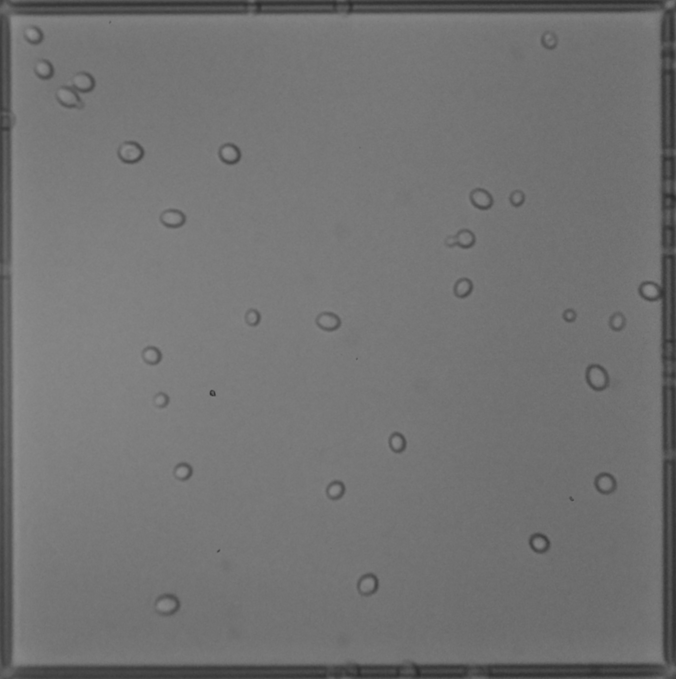
#> input picture Pi rescue  /blobedited.png, 1352 x 1358 px, found by its file name (shown at 1/2 size)
$ python blobtest.py
#> lines starting #> are read from the running program, lines starting #| are printed output that depends on the picture; after the words box and inside, x2 and y2 are one past the last pixel; in counts of white or black regions, pixels touching at a corner belong together
#!/usr/bin/python3
# -*- coding: utf-8 -*-
import cv2 as cv
import numpy as np
from matplotlib import pyplot as plt

#Read image
img = cv.imread("/home/pi/Desktop/blobedited.png", 0)
#> img is the input picture: shape (1358, 1352); min 40, max 146, mean 114.6
#Blur image to remove noise
img = cv.medianBlur(img,5)

#Create a binary image
ret,thresh1 = cv.threshold(img,105,255,cv.THRESH_BINARY)
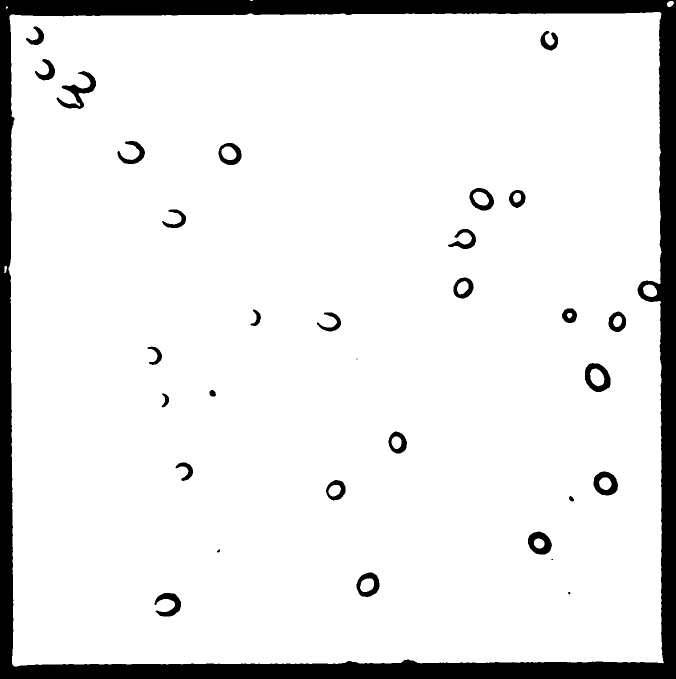
#> thresh1: shape (1358, 1352) (shown at 1/2 size); 90.5% white; 32 black regions (3 under 20 px), largest, box (x1, y1, x2, y2) and area: (0, 0, 1352, 1358) 152507, (113, 142, 192, 218) 1796, (1170, 726, 1221, 784) 1542


# Set up the detector parameters
params = cv.SimpleBlobDetector_Params()
#Filter parameters
params.filterByArea = False
params.filterByCircularity = True
params.filterByCircularity = False
params.filterByConvexity = False
params.filterByInertia = False
#MinMax parameters
params.minCircularity = 0.0
params.minConvexity = 0.0
params.maxInertiaRatio = 0.001
params.minThreshold = 10
params.maxThreshold = 200
params.minArea = 0
params.minDistBetweenBlobs = 1
#Color of blobs, black in this case
params.blobColor = 0

#Create detector with these parameters
#> (the run stopped early here; a loop or call above may not have finished)

$ run again, with Pi rescue  /blob.png copied over Pi rescue  /blobedited.png
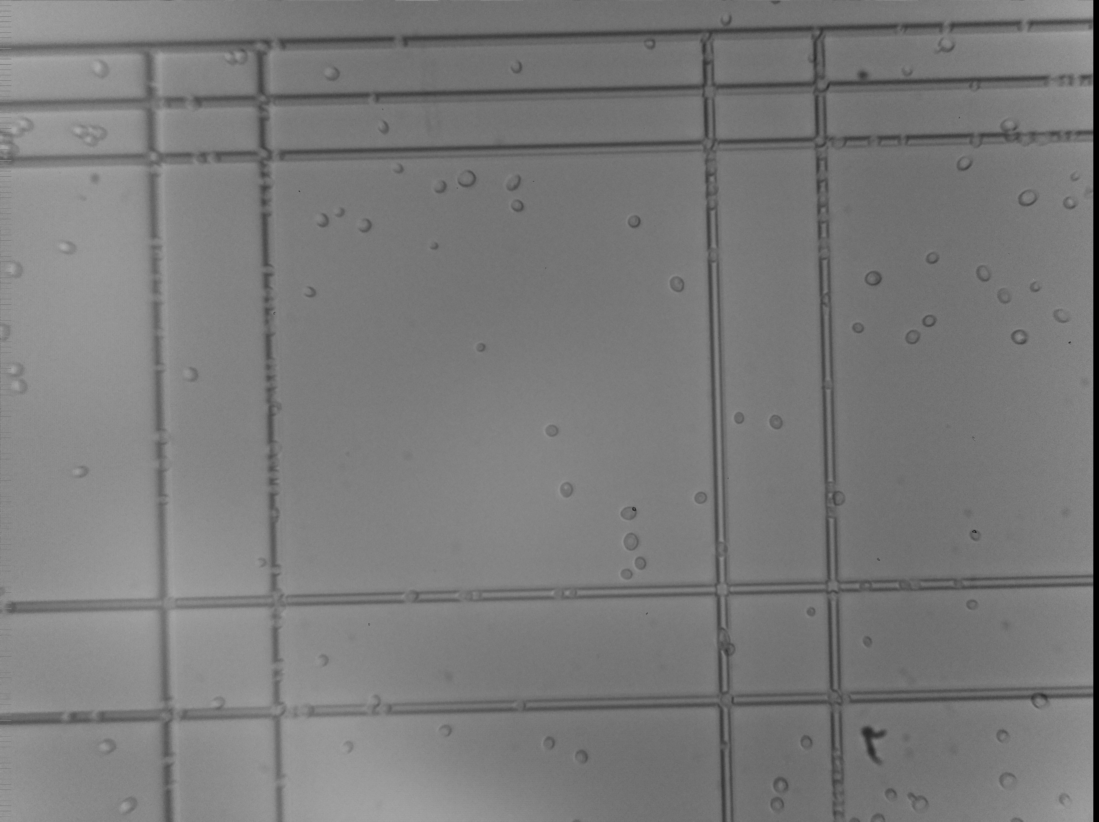
#> input picture Pi rescue  /blob.png, 3296 x 2464 px, found by its file name (shown at 1/3 size)
#> img is the input picture: shape (2464, 3296); min 0, max 172, mean 122.6
#> `ret,thresh1 = cv.threshold(img,105,255,cv.THRESH_BINARY)`:
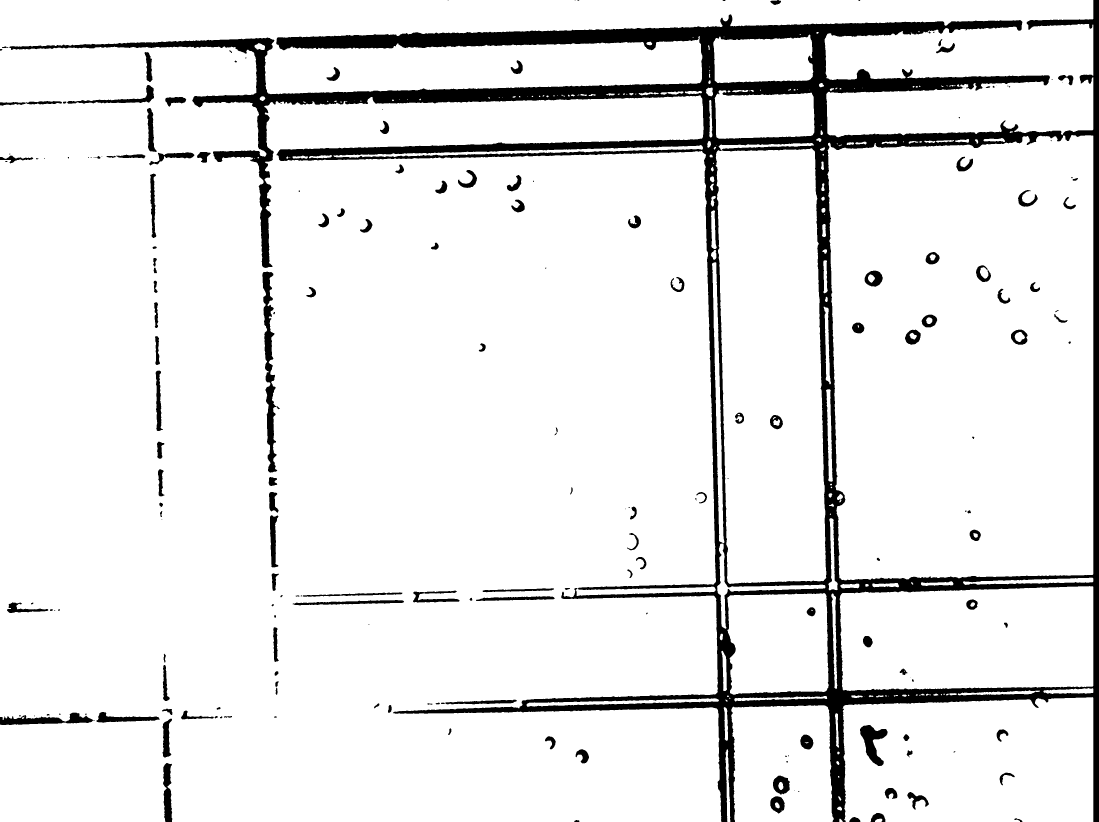
#> thresh1: shape (2464, 3296) (shown at 1/3 size); 91.7% white; 201 black regions (51 under 20 px), largest, box (x1, y1, x2, y2) and area: (28, 0, 3296, 2464) 562353, (787, 815, 832, 1418) 11531, (0, 2138, 284, 2175) 5209

$ run again, with Pi rescue  /blob2.png copied over Pi rescue  /blobedited.png
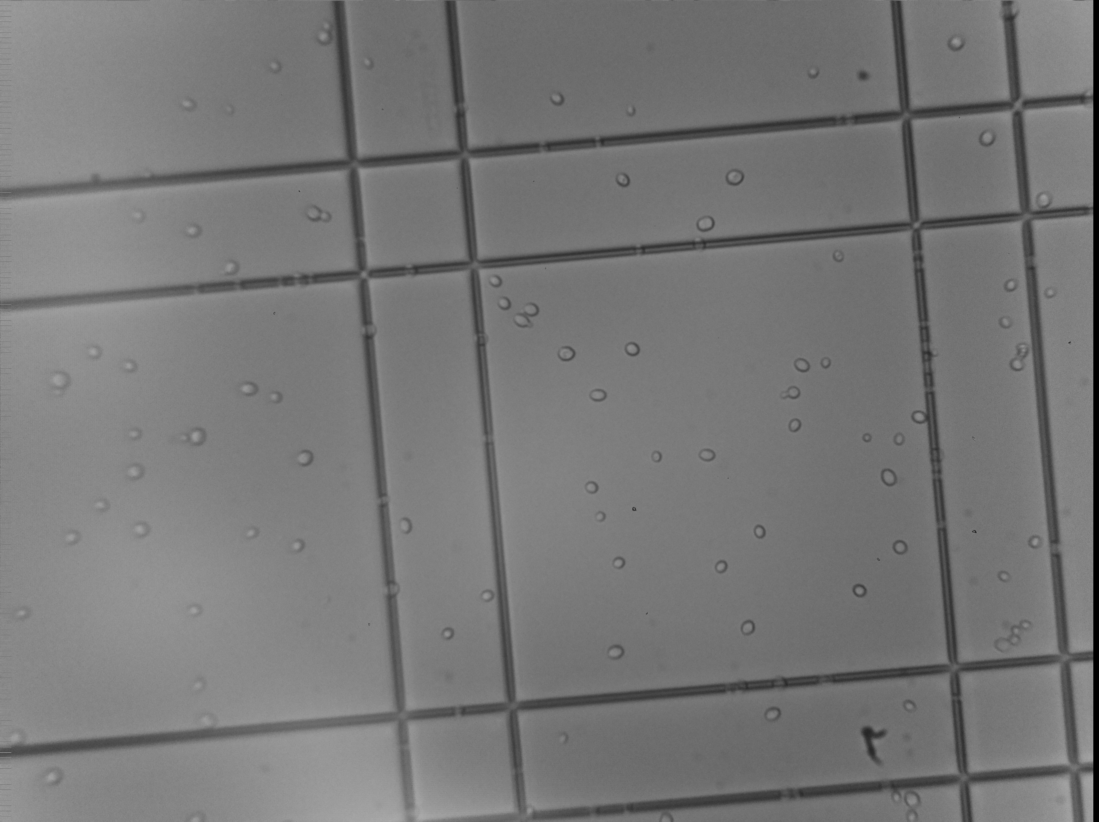
#> input picture Pi rescue  /blob2.png, 3296 x 2464 px, found by its file name (shown at 1/3 size)
#> img is the input picture: shape (2464, 3296); min 0, max 173, mean 119.5
#> `ret,thresh1 = cv.threshold(img,105,255,cv.THRESH_BINARY)`:
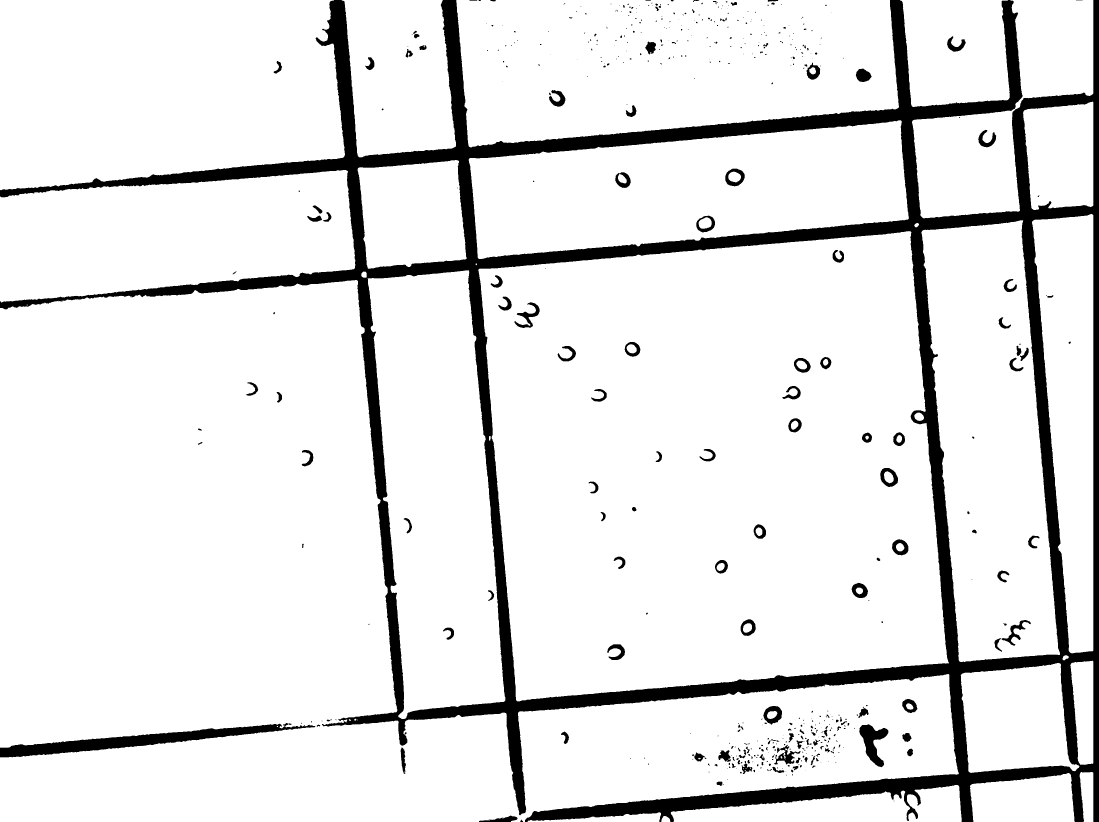
#> thresh1: shape (2464, 3296) (shown at 1/3 size); 90% white; 519 black regions (312 under 20 px), largest, box (x1, y1, x2, y2) and area: (0, 0, 3296, 2464) 718061, (0, 2169, 946, 2272) 25887, (2578, 2173, 2665, 2302) 5240
